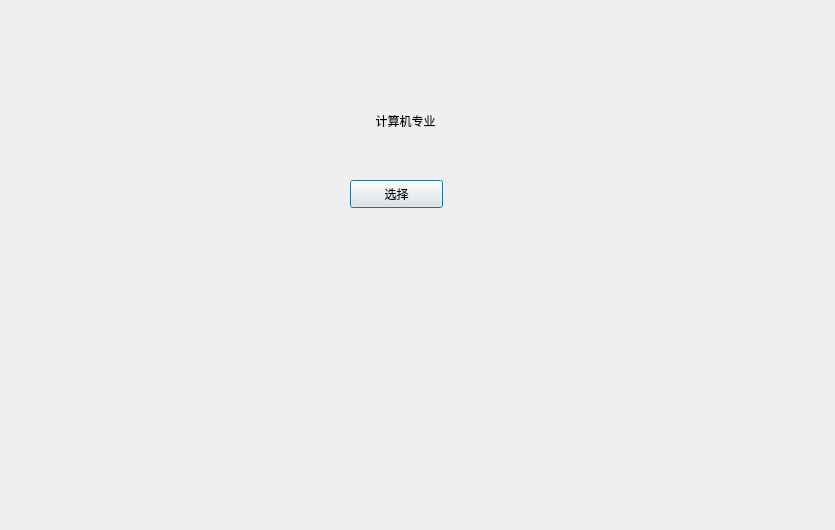
<?xml version="1.0" encoding="UTF-8"?>
<ui version="4.0">
 <class>Dialog</class>
 <widget class="QDialog" name="Dialog">
  <property name="geometry">
   <rect>
    <x>0</x>
    <y>0</y>
    <width>835</width>
    <height>530</height>
   </rect>
  </property>
  <property name="windowTitle">
   <string>Dialog</string>
  </property>
  <widget class="QLabel" name="label">
   <property name="geometry">
    <rect>
     <x>190</x>
     <y>80</y>
     <width>431</width>
     <height>81</height>
    </rect>
   </property>
   <property name="font">
    <font>
     <family>Arial</family>
    </font>
   </property>
   <property name="text">
    <string>计算机专业</string>
   </property>
   <property name="alignment">
    <set>Qt::AlignCenter</set>
   </property>
  </widget>
  <widget class="QPushButton" name="pushButton">
   <property name="geometry">
    <rect>
     <x>350</x>
     <y>180</y>
     <width>93</width>
     <height>28</height>
    </rect>
   </property>
   <property name="text">
    <string>选择</string>
   </property>
  </widget>
 </widget>
 <resources/>
 <connections/>
</ui>
